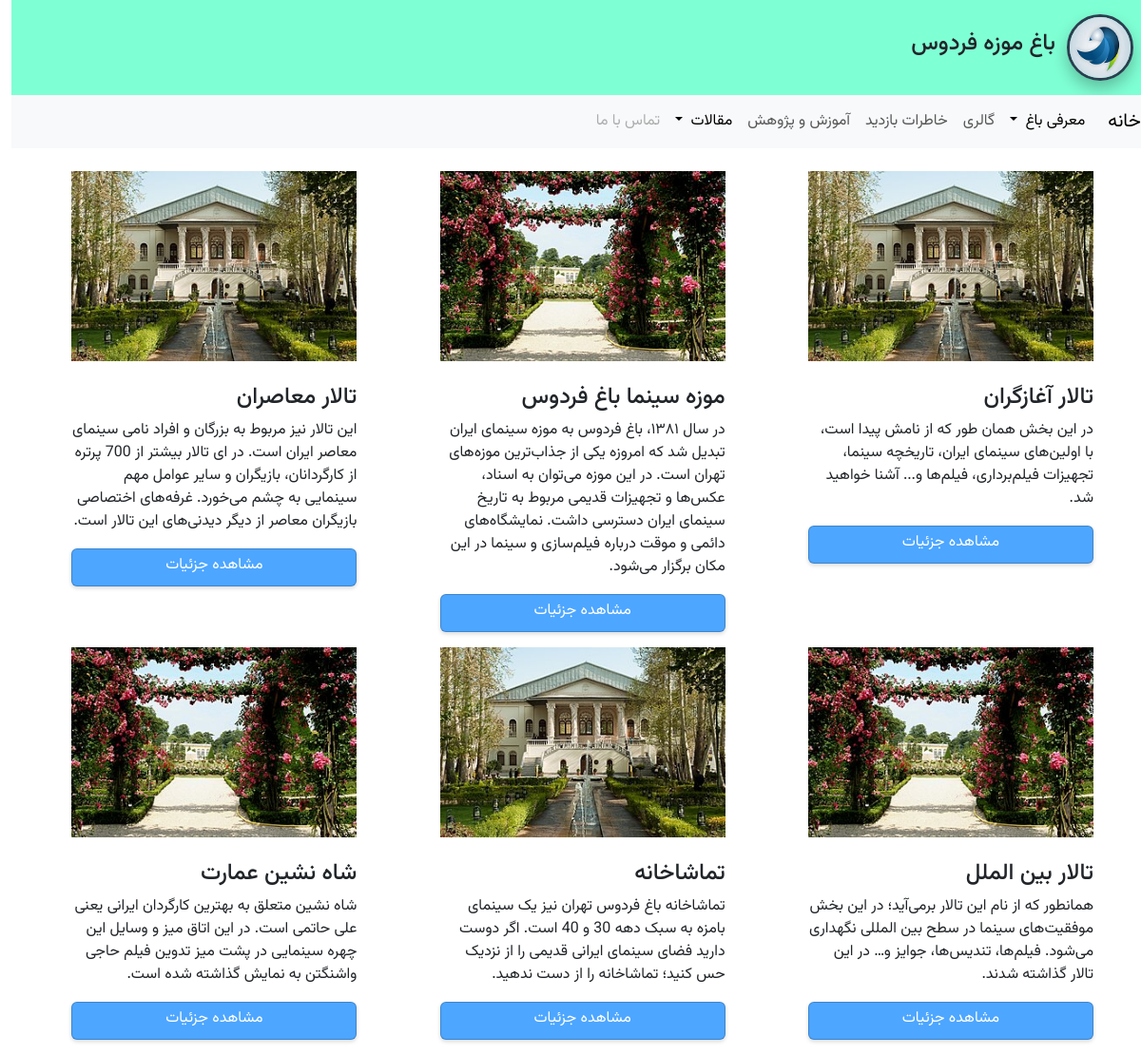
The page /places/section/ on the database as committed earlier.
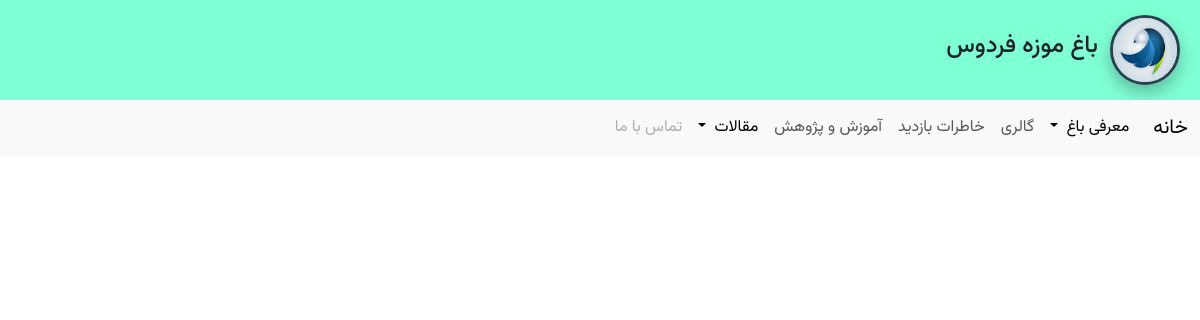
The same page on the database as committed later.
### apps/places/models.py (models this page shows, shortened)
class Place(models.Model):
    title = models.CharField(max_length=100 , verbose_name='نام مکان')
    description = models.TextField(verbose_name='توضیحات' , default='description')
    image = models.ImageField(upload_to='images/places/', verbose_name='تصویر')
    visiting_day = models.CharField(max_length=100,verbose_name='روزهای بازدید')
    visiting_hour = models.CharField(max_length=100 , verbose_name='ساعت بازدید')
    ruls = models.TextField(verbose_name='قوانین')
    register_date = models.DateTimeField(default=timezone.now,verbose_name='تاریخ و زمان ثبت')
    class Meta:
        verbose_name = 'مکان'
        verbose_name_plural = 'مکان ها'
        db_table = 't_Places'

### apps/places/views.py (the view)
# urls.py: path('section/',views.section_list , name='section'),
def section_list(request):
    sections = Place.objects.all()
    context = {
        'section':sections
    }
    return render (request , 'place_app/section.html', context)

### apps/main/views.py (called while the page is built)
def media_admin(request):
    return {'media_url':settings.MEDIA_URL,}

### templates/place_app/section.html (shortened to what this page needs)
{% extends 'base.html' %}
{% block content %}
  <div class="row" style="margin-right: 50px;">
        {% for place in section %}
      <div class="col-sm-6 col-sm-4 col-lg-4">
          <div class="thumbanil">
            <img src="{{media_url}}/{{place.image}}" alt="" class="img-300">
          </div>
          <br>
          <div class="caption">
            <h4>{{place.title}}</h4>
            <p class="description">{{place.description}}</p>
            <p>
              <a href="{% url 'places:section_detail' id=place.id %}" class="btn1">مشاهده جزئیات</a>
            </p>
          </div>
      </div>
    {% endfor %}
  </div>
{% endblock content %}

### templates/base.html (shortened to what this page needs)
{% load static %}
<!DOCTYPE html>
<html lang="en">
<head>
    <link rel="stylesheet" href="{% static 'css/style.css' %}">
</head>
<body class="body">
    {% include 'partials/header.html' %}
    {% include 'partials/navbar.html' %}
    <br>
    {% block content %}
    {% endblock content %}
</body>
</html>

### templates/partials/header.html
<div class="header">
    <div class="left-group">
        <img src={{media_url}}/images/logo/logo.png  class="logo-circle" alt="Logo">
        <h4>باغ موزه فردوس</h4>
    </div>
</div>

### templates/partials/navbar.html (shortened to what this page needs)
<!doctype html>
<html lang="fa" dir="rtl">
<head>
  <link href="https://cdn.jsdelivr.net/npm/bootstrap@5.3.0/dist/css/bootstrap.rtl.min.css" rel="stylesheet">
</head>
<body>
  <nav class="navbar navbar-expand-lg navbar-light bg-light">
    <div class="container-fluid">
      <a class="navbar-brand" href="{% url 'main:index' %}">خانه</a>
      <div class="collapse navbar-collapse" id="navbarMain">
        <ul class="navbar-nav me-auto mb-2 mb-lg-0">
          <li class="nav-item dropdown">
            <a class="nav-link dropdown-toggle active" href="#" id="aboutDropdown" role="button" data-bs-toggle="dropdown" aria-expanded="false">
              معرفی باغ
            </a>
          </li>
          <li class="nav-item">
            <a class="nav-link" href="#">گالری</a>
          </li>
           <li class="nav-item">
            <a class="nav-link" href="#">خاطرات بازدید</a>
          </li>
           <li class="nav-item">
            <a class="nav-link" href="#">آموزش و پژوهش</a>
          </li>
          <li class="nav-item dropdown">
           <a class="nav-link dropdown-toggle active" href="#" id="aboutDropdown" role="button" data-bs-toggle="dropdown" aria-expanded="false">
             مقالات
            </a>
          </li>
          <li class="nav-item">
            <a class="nav-link disabled" href="#" tabindex="-1" aria-disabled="true">تماس با ما</a>
          </li>
        </ul>
      </div>
    </div>
  </nav>
</body>
</html>

### static/css/style.css (style rules this page uses)
.body { direction: rtl; font-family: Vazirmatn; font-weight: 400; }
.header { width: auto; height: 100px; background-color: aquamarine; display: flex; align-items: center; justify-content: space-between; gap: 12px; }
.left-group { display: flex; align-items: center; gap: 12px; margin-right: 20px; }
.logo-circle { width: 70px; height: 70px; border-radius: 50%; border: 3px solid #2c3e50; overflow: hidden; display: inline-block; box-shadow: 0 8px 16px rgba(0,0,0,0.25); }

Rows that differ between the two databases and show on the page:
removed Place: image (picture), title "تالار آغازگران", description "در این بخش همان طور که از نامش پیدا است، با اولین‌های سینمای ایران، تاریخچه سینما، تجهیزات فیلم‌برداری، فیلم‌ها و... آشنا خواهید شد."
removed Place: image (picture), title "موزه سینما باغ فردوس", description "در سال ۱۳۸۱، باغ فردوس به موزه سینمای ایران تبدیل شد که امروزه یکی از جذاب‌ترین موزه‌های تهران است. در این موزه می‌توان به اسناد، عکس‌ها و تجهیزات قدیمی مربوط به تاریخ سینمای ایران دسترسی داشت. نمایشگاه‌های دائمی و موقت درباره فیلم‌سازی و سینما در این مکان برگزار می‌شود."
removed Place: image (picture), title "تالار معاصران", description "این تالار نیز مربوط به بزرگان و افراد نامی سینمای معاصر ایران است. در ای تالار بیشتر از 700 پرتره از کارگردانان، بازیگران و سایر عوامل مهم سینمایی به چشم می‌خورد. غرفه‌های اختصاصی بازیگران معاصر از دیگر دیدنی‌های این تالار است."
removed Place: image (picture), title "تالار بین الملل", description "همانطور که از نام این تالار برمی‌آید؛ در این بخش موفقیت‌های سینما در سطح بین المللی نگهداری می‌شود. فیلم‌ها، تندیس‌ها، جوایز و… در این تالار گذاشته شدند."
removed Place: image (picture), title "تماشاخانه", description "تماشاخانه باغ فردوس تهران نیز یک سینمای بامزه به سبک دهه 30 و 40 است. اگر دوست دارید فضای سینمای ایرانی قدیمی را از نزدیک حس کنید؛ تماشاخانه را از دست ندهید."
removed Place: image (picture), title "شاه نشین عمارت", description "شاه نشین متعلق به بهترین کارگردان ایرانی یعنی علی حاتمی است. در این اتاق میز و وسایل این چهره سینمایی در پشت میز تدوین فیلم حاجی واشنگتن به نمایش گذاشته شده است."
